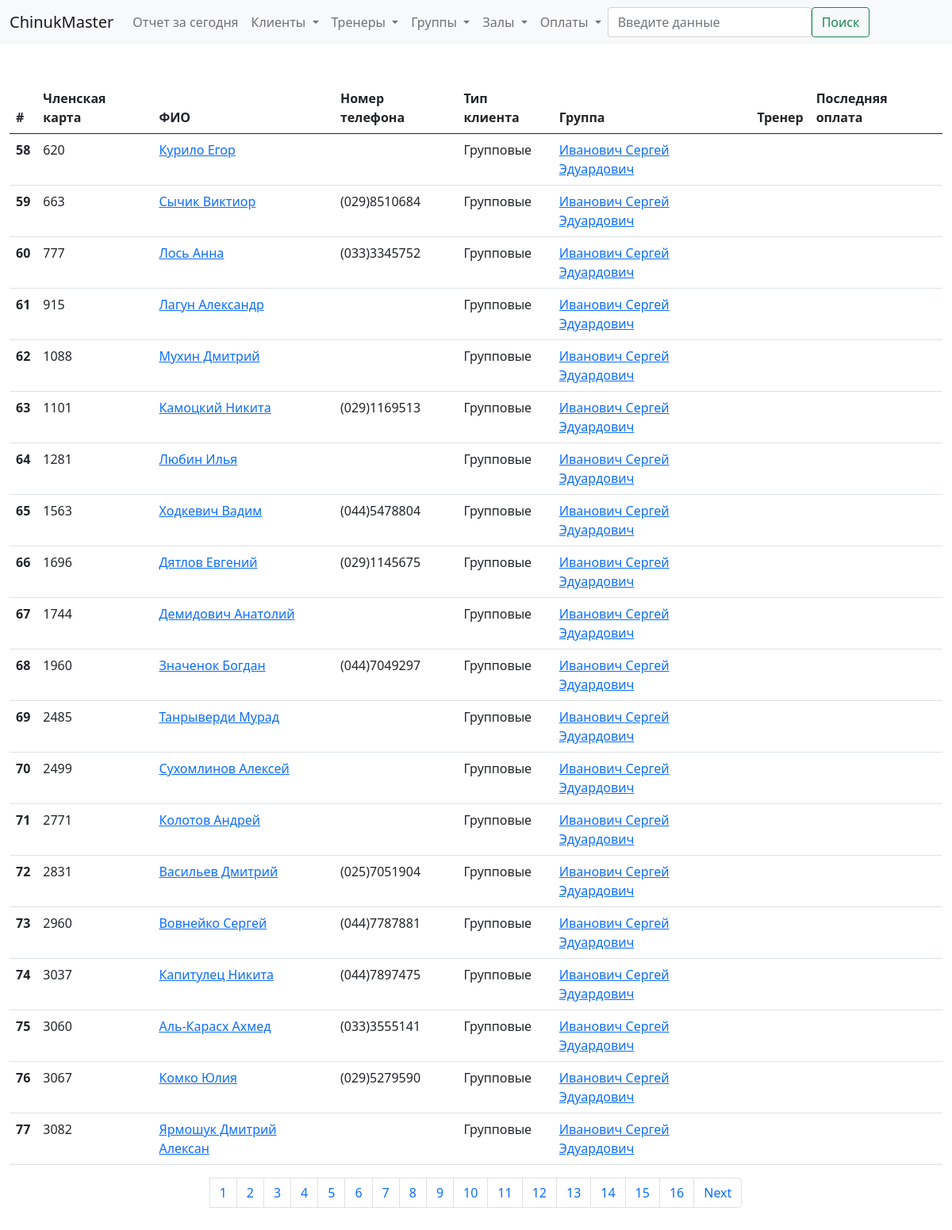
The page /show/client on the database its author committed.
### billing/models.py (models this page shows, shortened)
class Client(models.Model):
    member_card = models.CharField(verbose_name='Членская карта', max_length=4, blank=True, null=True)
    name = models.CharField(verbose_name='ФИО', max_length=50, blank=True, null=True)
    tel_number = models.CharField(verbose_name='Номер телефона', max_length=20, blank=True, null=True)
    info = models.TextField(verbose_name='Дополнительная информация', null=True, blank=True)
    training_type_choices = [
        ('I', 'Индивидуал'),
        ('G', 'В группе'),
        ('B', 'Смешанный'),
    ]
    cl_type = models.CharField(verbose_name='Тип клиента', max_length=1, choices=training_type_choices, default='G')
    treners = models.ManyToManyField(Trener, verbose_name='Тренер', blank=True)
    groups = models.ManyToManyField(Group, verbose_name='Группа', blank=True)
    def last_payment(self):
        payments = self.payment_set.order_by('-date')
        if payments:
            return payments[0]
    class Meta:
        verbose_name = 'Клиент'
        verbose_name_plural = 'Клиенты'

class Group(models.Model):
    gr_type_choices = [
        ('A', 'Взрослая'),
        ('C', 'Детская')
    ]
    sport_type_choices = [
        ('B', 'Классический бокс'),
        ('T', 'Тайский бокс'),
        ('W', 'Женская группа'),
        ('M', 'ММА')
    ]
    schedule_choice = [
        ('uneven', 'пн. ср. пт.'),
        ('even', 'вт. чт. сб.'),
    ]
    gr_type = models.CharField(verbose_name='Возраст', max_length=1, choices=gr_type_choices, default='A')
    sport_type = models.CharField(verbose_name='Тип', max_length=1, choices = sport_type_choices, default='T')
    time = models.TimeField(verbose_name='Время')
    schedule = models.CharField(verbose_name='Расписание', max_length=6, choices=schedule_choice, null=True, blank=True)
    trener = models.ForeignKey('Trener', verbose_name='Тренер', on_delete=models.SET_NULL, null=True, blank=True)
    address = models.ForeignKey('Address', verbose_name='Зал', on_delete=models.SET_NULL, null=True, blank=True)
    class Meta:
        verbose_name = 'Группа'
        verbose_name_plural = 'Группы'
        ordering = ['time']

class Trener(models.Model):
    name = models.CharField(max_length=50, verbose_name = 'Имя')
    tel_number = models.CharField(max_length=20, verbose_name = 'Номер телефона', null=True, blank=True)
    info = models.TextField(blank=True, null=False, verbose_name = 'Дополнительная информация')
    photo = models.ImageField(verbose_name='Фото', upload_to='billing/media/treners', height_field=None, width_field=None, null=True, blank=True)
    class Meta:
        verbose_name = 'Тренер'
        verbose_name_plural = 'Тренеры'
    def __str__(self):
        return self.name

### billing/views.py (the view)
# urls.py: path('show/<slug:obj>', views.show_objects, name='show_objects'),
def show_objects(request, obj):
    inst = obj_values[obj].objects.all()
    paginator = Paginator(inst, 20)
    page_number = request.GET.get('page')
    page_obj = paginator.get_page(page_number)
    show_obj_link = f'{obj}s' if obj != 'address' else f'{obj}es'
    return render(request, f'billing/show/{show_obj_link}.html', {
        f'{show_obj_link}' : inst,
        'page_obj' : page_obj,
    })

### billing/templatetags/filters.py (called while the page is built)
@register.filter(name='times')
def times(value):
    return range(1, value+1)

### ChinukMaster/templates/billing/show/clients.html (shortened to what this page needs)
{% extends 'billing/base.html' %}
{% block content %}
    <table class="table table-hover">
        <thead>
            <tr>
                <th scope="col">#</th>
                <th scope="col">Членская карта</th>
                <th scope="col">ФИО</th>
                <th scope="col">Номер телефона</th>
                <th scope="col">Тип клиента</th>
                <th scope="col">Группа</th>
                <th scope="col">Тренер</th>
                <th scope="col">Последняя оплата</th>
            </tr>
        </thead>
        <tbody>
        {% for obj in page_obj %}
            <tr>
                <th scope="row">{{obj.id}}</th>
                <td>
                    {% if obj.member_card %}
                        {{obj.member_card}}
                    {% endif %}
                </td>
                <td><a href="{% url 'detail_object' obj='client' id=obj.id %}">{{obj.name}}</a></td>
                <td>{{obj.tel_number}}</td>
                <td>
                    {% if obj.cl_type == 'G' %} Групповые
                    {% elif obj.cl_type == 'I' %} Индивидуал
                    {% else %} Смешанный
                    {% endif %}
                </td>
                <td>
                    {% for group in obj.groups.all %}
                        <a href="{% url 'detail_object' obj='group' id=group.id %}">{{group.trener}}<br></a>
                    {% endfor %}
                </td>
                <td>
                </td>
                <td>
                </td>
            </tr>
        {% endfor %}
        </tbody>
    </table>
{% endblock %}

### rows shown on the page
Client: id "58", member_card "620", name "Курило Егор", cl_type "Групповые"
Group: trener "Иванович Сергей Эдуардович"
Client: id "59", member_card "663", name "Сычик Виктиор", tel_number "(029)8510684", cl_type "Групповые"
Client: id "60", member_card "777", name "Лось Анна", tel_number "(033)3345752", cl_type "Групповые"
Client: id "61", member_card "915", name "Лагун Александр", cl_type "Групповые"
Client: id "62", member_card "1088", name "Мухин Дмитрий", cl_type "Групповые"
Client: id "63", member_card "1101", name "Камоцкий Никита", tel_number "(029)1169513", cl_type "Групповые"
Client: id "64", member_card "1281", name "Любин Илья", cl_type "Групповые"
Client: id "65", member_card "1563", name "Ходкевич Вадим", tel_number "(044)5478804", cl_type "Групповые"
Client: id "66", member_card "1696", name "Дятлов Евгений", tel_number "(029)1145675", cl_type "Групповые"
Client: id "67", member_card "1744", name "Демидович Анатолий", cl_type "Групповые"
Client: id "68", member_card "1960", name "Значенок Богдан", tel_number "(044)7049297", cl_type "Групповые"
Client: id "69", member_card "2485", name "Танрыверди Мурад", cl_type "Групповые"
Client: id "70", member_card "2499", name "Сухомлинов Алексей", cl_type "Групповые"
Client: id "71", member_card "2771", name "Колотов Андрей", cl_type "Групповые"
Client: id "72", member_card "2831", name "Васильев Дмитрий", tel_number "(025)7051904", cl_type "Групповые"
Client: id "73", member_card "2960", name "Вовнейко Сергей", tel_number "(044)7787881", cl_type "Групповые"
Client: id "74", member_card "3037", name "Капитулец Никита", tel_number "(044)7897475", cl_type "Групповые"
Client: id "75", member_card "3060", name "Аль-Карасх Ахмед", tel_number "(033)3555141", cl_type "Групповые"
Client: id "76", member_card "3067", name "Комко Юлия", tel_number "(029)5279590", cl_type "Групповые"
Client: id "77", member_card "3082", name "Ярмошук Дмитрий Алексан", cl_type "Групповые"

### other values the page prints
{{ index }} "1" "2" "3" "4" "5" "6" "7" "8" "9" "10" "11" "12" "13" "14" "15" "16"
